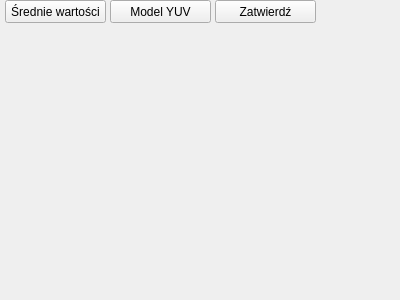
<?xml version="1.0" encoding="UTF-8"?>
<ui version="4.0">
 <class>grey</class>
 <widget class="QDockWidget" name="grey">
  <property name="geometry">
   <rect>
    <x>0</x>
    <y>0</y>
    <width>400</width>
    <height>300</height>
   </rect>
  </property>
  <property name="floating">
   <bool>true</bool>
  </property>
  <property name="features">
   <set>QDockWidget::DockWidgetClosable</set>
  </property>
  <property name="allowedAreas">
   <set>Qt::NoDockWidgetArea</set>
  </property>
  <property name="windowTitle">
   <string>Skala szarości</string>
  </property>
  <widget class="QWidget" name="dockWidgetContents">
   <widget class="QPushButton" name="pushButton_srednie">
    <property name="geometry">
     <rect>
      <x>5</x>
      <y>0</y>
      <width>101</width>
      <height>23</height>
     </rect>
    </property>
    <property name="text">
     <string>Średnie wartości</string>
    </property>
   </widget>
   <widget class="QPushButton" name="pushButton_YUV">
    <property name="geometry">
     <rect>
      <x>110</x>
      <y>0</y>
      <width>101</width>
      <height>23</height>
     </rect>
    </property>
    <property name="text">
     <string>Model YUV</string>
    </property>
   </widget>
   <widget class="QPushButton" name="pushButton_ok">
    <property name="geometry">
     <rect>
      <x>215</x>
      <y>0</y>
      <width>101</width>
      <height>23</height>
     </rect>
    </property>
    <property name="text">
     <string>Zatwierdź</string>
    </property>
   </widget>
  </widget>
 </widget>
 <resources/>
 <connections/>
</ui>
